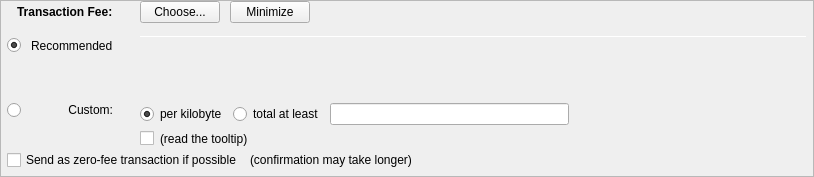
         <widget class="QFrame" name="frameFee">
          <property name="sizePolicy">
           <sizepolicy hsizetype="Expanding" vsizetype="Expanding">
            <horstretch>0</horstretch>
            <verstretch>0</verstretch>
           </sizepolicy>
          </property>
          <property name="maximumSize">
           <size>
            <width>16777215</width>
            <height>16777215</height>
           </size>
          </property>
          <property name="frameShape">
           <enum>QFrame::StyledPanel</enum>
          </property>
          <property name="frameShadow">
           <enum>QFrame::Sunken</enum>
          </property>
          <layout class="QVBoxLayout" name="verticalLayoutFee1">
           <property name="spacing">
            <number>0</number>
           </property>
           <property name="leftMargin">
            <number>0</number>
           </property>
           <property name="topMargin">
            <number>0</number>
           </property>
           <property name="rightMargin">
            <number>0</number>
           </property>
           <property name="bottomMargin">
            <number>0</number>
           </property>
           <item>
            <layout class="QVBoxLayout" name="verticalLayoutFee2" stretch="0,0,0">
             <property name="spacing">
              <number>0</number>
             </property>
             <property name="leftMargin">
              <number>6</number>
             </property>
             <property name="topMargin">
              <number>0</number>
             </property>
             <property name="rightMargin">
              <number>6</number>
             </property>
             <item>
              <layout class="QHBoxLayout" name="horizontalLayoutFee1">
               <property name="leftMargin">
                <number>10</number>
               </property>
               <property name="rightMargin">
                <number>10</number>
               </property>
               <property name="bottomMargin">
                <number>0</number>
               </property>
               <item>
                <layout class="QVBoxLayout" name="verticalLayoutFee7">
                 <property name="spacing">
                  <number>0</number>
                 </property>
                 <item>
                  <layout class="QHBoxLayout" name="horizontalLayoutSmartFee">
                   <property name="spacing">
                    <number>10</number>
                   </property>
                   <item>
                    <widget class="QLabel" name="labelFeeHeadline">
                     <property name="sizePolicy">
                      <sizepolicy hsizetype="Preferred" vsizetype="Maximum">
                       <horstretch>0</horstretch>
                       <verstretch>0</verstretch>
                      </sizepolicy>
                     </property>
                     <property name="font">
                      <font>
                       <weight>75</weight>
                       <bold>true</bold>
                      </font>
                     </property>
                     <property name="styleSheet">
                      <string notr="true">font-weight:bold;</string>
                     </property>
                     <property name="text">
                      <string>Transaction Fee:</string>
                     </property>
                    </widget>
                   </item>
                   <item>
                    <widget class="QLabel" name="labelFeeMinimized">
                     <property name="text">
                      <string/>
                     </property>
                    </widget>
                   </item>
                   <item>
                    <widget class="QPushButton" name="buttonChooseFee">
                     <property name="text">
                      <string>Choose...</string>
                     </property>
                    </widget>
                   </item>
                   <item>
                    <widget class="QPushButton" name="buttonMinimizeFee">
                     <property name="toolTip">
                      <string>collapse fee-settings</string>
                     </property>
                     <property name="text">
                      <string>Minimize</string>
                     </property>
                    </widget>
                   </item>
                  </layout>
                 </item>
                 <item>
                  <spacer name="verticalSpacer_5">
                   <property name="orientation">
                    <enum>Qt::Vertical</enum>
                   </property>
                   <property name="sizeHint" stdset="0">
                    <size>
                     <width>1</width>
                     <height>1</height>
                    </size>
                   </property>
                  </spacer>
                 </item>
                </layout>
               </item>
               <item>
                <spacer name="horizontalSpacer_4">
                 <property name="orientation">
                  <enum>Qt::Horizontal</enum>
                 </property>
                 <property name="sizeHint" stdset="0">
                  <size>
                   <width>40</width>
                   <height>20</height>
                  </size>
                 </property>
                </spacer>
               </item>
              </layout>
             </item>
             <item>
              <widget class="QFrame" name="frameFeeSelection">
               <layout class="QVBoxLayout" name="verticalLayoutFee12">
                <property name="spacing">
                 <number>0</number>
                </property>
                <property name="leftMargin">
                 <number>0</number>
                </property>
                <property name="topMargin">
                 <number>0</number>
                </property>
                <property name="rightMargin">
                 <number>0</number>
                </property>
                <property name="bottomMargin">
                 <number>0</number>
                </property>
                <item>
                 <layout class="QGridLayout" name="gridLayoutFee">
                  <property name="topMargin">
                   <number>10</number>
                  </property>
                  <property name="bottomMargin">
                   <number>4</number>
                  </property>
                  <property name="horizontalSpacing">
                   <number>10</number>
                  </property>
                  <property name="verticalSpacing">
                   <number>4</number>
                  </property>
                  <item row="2" column="0">
                   <layout class="QVBoxLayout" name="verticalLayoutFee4" stretch="0">
                    <item>
                     <spacer name="verticalSpacer_2">
                      <property name="orientation">
                       <enum>Qt::Vertical</enum>
                      </property>
                      <property name="sizeHint" stdset="0">
                       <size>
                        <width>1</width>
                        <height>1</height>
                       </size>
                      </property>
                     </spacer>
                    </item>
                   </layout>
                  </item>
                  <item row="3" column="0">
                   <layout class="QVBoxLayout" name="verticalLayoutFee9" stretch="0,1">
                    <item>
                     <widget class="QRadioButton" name="radioCustomFee">
                      <property name="text">
                       <string/>
                      </property>
                      <attribute name="buttonGroup">
                       <string notr="true">groupFee</string>
                      </attribute>
                     </widget>
                    </item>
                    <item>
                     <spacer name="verticalSpacer_6">
                      <property name="orientation">
                       <enum>Qt::Vertical</enum>
                      </property>
                      <property name="sizeHint" stdset="0">
                       <size>
                        <width>1</width>
                        <height>1</height>
                       </size>
                      </property>
                     </spacer>
                    </item>
                   </layout>
                  </item>
                  <item row="3" column="1">
                   <widget class="QLabel" name="labelCustomFee">
                    <property name="text">
                     <string>Custom:</string>
                    </property>
                    <property name="alignment">
                     <set>Qt::AlignRight|Qt::AlignTop|Qt::AlignTrailing</set>
                    </property>
                   </widget>
                  </item>
                  <item row="3" column="4">
                   <layout class="QVBoxLayout" name="verticalLayoutFee8">
                    <property name="spacing">
                     <number>6</number>
                    </property>
                    <item>
                     <layout class="QHBoxLayout" name="horizontalLayoutFee13">
                      <item>
                       <widget class="QRadioButton" name="radioCustomPerKilobyte">
                        <property name="toolTip">
                         <string>If the custom fee is set to 1000 uCPCs and the transaction is only 250 bytes, then &quot;per kilobyte&quot; only pays 250 uCPCs in fee,&lt;br /&gt;while &quot;at least&quot; pays 1000 uCPCs. For transactions bigger than a kilobyte both pay by kilobyte.</string>
                        </property>
                        <property name="text">
                         <string>per kilobyte</string>
                        </property>
                        <property name="checked">
                         <bool>true</bool>
                        </property>
                        <attribute name="buttonGroup">
                         <string notr="true">groupCustomFee</string>
                        </attribute>
                       </widget>
                      </item>
                      <item>
                       <widget class="QRadioButton" name="radioCustomAtLeast">
                        <property name="toolTip">
                         <string>If the custom fee is set to 1000 uCPCs and the transaction is only 250 bytes, then &quot;per kilobyte&quot; only pays 250 uCPCs in fee,&lt;br /&gt;while &quot;total at least&quot; pays 1000 uCPCs. For transactions bigger than a kilobyte both pay by kilobyte.</string>
                        </property>
                        <property name="text">
                         <string>total at least</string>
                        </property>
                        <attribute name="buttonGroup">
                         <string notr="true">groupCustomFee</string>
                        </attribute>
                       </widget>
                      </item>
                      <item>
                       <widget class="BitcoinAmountField" name="customFee"/>
                      </item>
                      <item>
                       <spacer name="horizontalSpacer_6">
                        <property name="orientation">
                         <enum>Qt::Horizontal</enum>
                        </property>
                        <property name="sizeHint" stdset="0">
                         <size>
                          <width>1</width>
                          <height>1</height>
                         </size>
                        </property>
                       </spacer>
                      </item>
                     </layout>
                    </item>
                    <item>
                     <layout class="QHBoxLayout" name="horizontalLayoutFee8">
                      <item>
                       <widget class="QCheckBox" name="checkBoxMinimumFee">
                        <property name="toolTip">
                         <string>Paying only the minimum fee is just fine as long as there is less transaction volume than space in the blocks.&lt;br /&gt;But be aware that this can end up in a never confirming transaction once there is more demand for COMMAPLUSCOIN transactions than the network can process.</string>
                        </property>
                        <property name="text">
                         <string/>
                        </property>
                       </widget>
                      </item>
                      <item>
                       <widget class="QLabel" name="labelMinFeeWarning">
                        <property name="enabled">
                         <bool>true</bool>
                        </property>
                        <property name="toolTip">
                         <string>Paying only the minimum fee is just fine as long as there is less transaction volume than space in the blocks.&lt;br /&gt;But be aware that this can end up in a never confirming transaction once there is more demand for COMMAPLUSCOIN transactions than the network can process.</string>
                        </property>
                        <property name="text">
                         <string>(read the tooltip)</string>
                        </property>
                        <property name="margin">
                         <number>5</number>
                        </property>
                       </widget>
                      </item>
                      <item>
                       <spacer name="horizontalSpacer_2">
                        <property name="orientation">
                         <enum>Qt::Horizontal</enum>
                        </property>
                        <property name="sizeHint" stdset="0">
                         <size>
                          <width>1</width>
                          <height>1</height>
                         </size>
                        </property>
                       </spacer>
                      </item>
                     </layout>
                    </item>
                   </layout>
                  </item>
                  <item row="1" column="1">
                   <widget class="QLabel" name="labelSmartFee_2">
                    <property name="text">
                     <string>Recommended</string>
                    </property>
                   </widget>
                  </item>
                  <item row="1" column="2">
                   <widget class="QLabel" name="labelSmartFee">
                    <property name="text">
                     <string/>
                    </property>
                    <property name="margin">
                     <number>2</number>
                    </property>
                   </widget>
                  </item>
                  <item row="1" column="0">
                   <widget class="QRadioButton" name="radioSmartFee">
                    <property name="text">
                     <string/>
                    </property>
                    <property name="checked">
                     <bool>true</bool>
                    </property>
                    <attribute name="buttonGroup">
                     <string notr="true">groupFee</string>
                    </attribute>
                   </widget>
                  </item>
                  <item row="0" column="4" rowspan="3">
                   <layout class="QVBoxLayout" name="verticalLayoutFee3" stretch="0,0,0,0">
                    <property name="spacing">
                     <number>6</number>
                    </property>
                    <property name="topMargin">
                     <number>2</number>
                    </property>
                    <property name="bottomMargin">
                     <number>20</number>
                    </property>
                    <item>
                     <widget class="Line" name="line_2">
                      <property name="minimumSize">
                       <size>
                        <width>0</width>
                        <height>1</height>
                       </size>
                      </property>
                      <property name="maximumSize">
                       <size>
                        <width>16777215</width>
                        <height>1</height>
                       </size>
                      </property>
                      <property name="orientation">
                       <enum>Qt::Horizontal</enum>
                      </property>
                     </widget>
                    </item>
                    <item>
                     <layout class="QHBoxLayout" name="horizontalLayoutFee12">
                      <item>
                       <spacer name="horizontalSpacer_5">
                        <property name="orientation">
                         <enum>Qt::Horizontal</enum>
                        </property>
                        <property name="sizeHint" stdset="0">
                         <size>
                          <width>1</width>
                          <height>1</height>
                         </size>
                        </property>
                       </spacer>
                      </item>
                     </layout>
                    </item>
                    <item>
                     <spacer name="verticalSpacer_4">
                      <property name="orientation">
                       <enum>Qt::Vertical</enum>
                      </property>
                      <property name="sizeHint" stdset="0">
                       <size>
                        <width>1</width>
                        <height>1</height>
                       </size>
                      </property>
                     </spacer>
                    </item>
                    <item>
                     <spacer name="verticalSpacer_3">
                      <property name="orientation">
                       <enum>Qt::Vertical</enum>
                      </property>
                      <property name="sizeHint" stdset="0">
                       <size>
                        <width>20</width>
                        <height>40</height>
                       </size>
                      </property>
                     </spacer>
                    </item>
                   </layout>
                  </item>
                 </layout>
                </item>
                <item>
                 <layout class="QHBoxLayout" name="horizontalLayoutFee5" stretch="0,0,0">
                  <property name="spacing">
                   <number>8</number>
                  </property>
                  <property name="bottomMargin">
                   <number>4</number>
                  </property>
                  <item>
                   <widget class="QCheckBox" name="checkBoxFreeTx">
                    <property name="text">
                     <string>Send as zero-fee transaction if possible</string>
                    </property>
                   </widget>
                  </item>
                  <item>
                   <widget class="QLabel" name="labelFreeTx">
                    <property name="text">
                     <string>(confirmation may take longer)</string>
                    </property>
                    <property name="margin">
                     <number>5</number>
                    </property>
                   </widget>
                  </item>
                  <item>
                   <spacer name="horizontalSpacerFee5">
                    <property name="orientation">
                     <enum>Qt::Horizontal</enum>
                    </property>
                    <property name="sizeHint" stdset="0">
                     <size>
                      <width>1</width>
                      <height>1</height>
                     </size>
                    </property>
                   </spacer>
                  </item>
                 </layout>
                </item>
                <item>
                 <spacer name="verticalSpacerFee2">
                  <property name="orientation">
                   <enum>Qt::Vertical</enum>
                  </property>
                  <property name="sizeHint" stdset="0">
                   <size>
                    <width>1</width>
                    <height>1</height>
                   </size>
                  </property>
                 </spacer>
                </item>
               </layout>
              </widget>
             </item>
             <item>
              <spacer name="verticalSpacerFee">
               <property name="orientation">
                <enum>Qt::Vertical</enum>
               </property>
               <property name="sizeHint" stdset="0">
                <size>
                 <width>800</width>
                 <height>1</height>
                </size>
               </property>
              </spacer>
             </item>
            </layout>
           </item>
          </layout>
         </widget>
